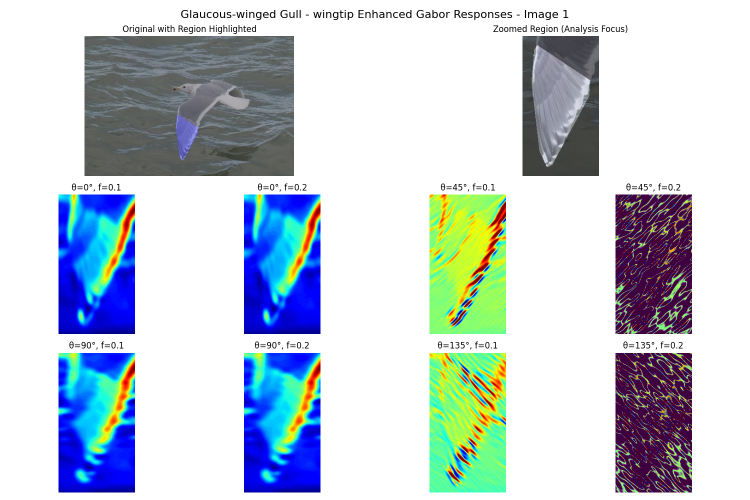
#> input picture Outputs/Results_Gabor_Enhanced/wingtip/gw_enhanced_gabor_response_1.png, 1500 x 1000 px, given as the content of the folder /Features_Analysis/dataset/Original_Images/Slaty_Backed_Gull, which was not available (shown at 1/2 size)
$ python image_normalization.py
#> lines starting #> are read from the running program, lines starting #| are printed output that depends on the picture; pictures that were not available may be replaced by others from this repository, and a replacement may not be noted
import os
import cv2
import numpy as np
import matplotlib.pyplot as plt

from Features_Analysis.config import GLAUCOUS_WINGED_IMG_DIR, SLATY_BACKED_IMG_DIR


##############################################################################
# BASIC FUNCTIONS
##############################################################################
def to_grayscale(image):
    """
    Ensures the image is in grayscale before processing.
    """
    if len(image.shape) == 3:
        return cv2.cvtColor(image, cv2.COLOR_BGR2GRAY)
    return image.copy()


##############################################################################
# NORMALIZATION FUNCTIONS (Per-Image Methods)
##############################################################################
def minmax_normalize(image):
    """
    Scales grayscale pixel intensities to [0, 255] using per-image Min-Max normalization.
    """
    gray = to_grayscale(image)
    min_val = np.min(gray)
    max_val = np.max(gray)
    norm = (gray - min_val) / (max_val - min_val + 1e-8)  # scale to [0,1]
    return (norm * 255).astype(np.uint8)


def zscore_normalize(image):
    """
    Standardizes grayscale pixel intensities (mean=0, std=1) then rescales them to [0,255].
    """
    gray = to_grayscale(image)
    mean, std = np.mean(gray), np.std(gray)
    zscored = (gray - mean) / (std + 1e-8)
    z_min, z_max = np.min(zscored), np.max(zscored)
    z_norm = (zscored - z_min) / (z_max - z_min + 1e-8)
    return (z_norm * 255).astype(np.uint8)


def hist_equalize(image):
    """
    Applies standard histogram equalization to a grayscale image.
    """
    gray = to_grayscale(image)
    return cv2.equalizeHist(gray)


def clahe_normalize(image):
    """
    Applies Contrast Limited Adaptive Histogram Equalization (CLAHE).
    """
    gray = to_grayscale(image)
    clahe = cv2.createCLAHE(clipLimit=2.0, tileGridSize=(8, 8))
    return clahe.apply(gray)


##############################################################################
# GLOBAL MIN-MAX NORMALIZATION FUNCTIONS
##############################################################################
def compute_global_minmax(image_list):
    """
    Computes the global minimum and maximum pixel values from a list of images.

    Parameters:
      image_list (list): A list of tuples (filename, image)

    Returns:
      tuple: (global_min, global_max)
    """
    global_min = float('inf')
    global_max = float('-inf')
    for fname, img in image_list:
        gray = to_grayscale(img)
        local_min = np.min(gray)
        local_max = np.max(gray)
        if local_min < global_min:
            global_min = local_min
        if local_max > global_max:
            global_max = local_max
    return global_min, global_max


def global_minmax_normalize(image, global_min, global_max):
    """
    Scales grayscale pixel intensities of an image to [0, 255] using global min and max values.

    Parameters:
      image (numpy.ndarray): Input image.
      global_min (float): Global minimum pixel value.
      global_max (float): Global maximum pixel value.

    Returns:
      numpy.ndarray: Normalized image.
    """
    gray = to_grayscale(image)
    norm = (gray - global_min) / (global_max - global_min + 1e-8)
    return (norm * 255).astype(np.uint8)


##############################################################################
# IMAGE LOADING FUNCTION
##############################################################################
def load_images(folder_path):
    """
    Loads all images from a given folder into a list of (filename, image).

    Returns:
      list: List of tuples (filename, image)
    """
    images = []
    for fname in sorted(os.listdir(folder_path)):
        fpath = os.path.join(folder_path, fname)
        if os.path.isfile(fpath):
            img = cv2.imread(fpath)
#> img is the input picture: shape (1000, 1500, 3); mean B, G, R 214.2, 205.8, 195
            if img is not None:
                images.append((fname, img))
    return images


##############################################################################
# MAIN SCRIPT
##############################################################################
def main():
    """
    1) Load images from the Slaty-Backed and Glaucous-Winged directories.
    2) Compute global min and max across all images.
    3) Compare different normalization methods (including global min-max) by
       displaying and saving a plot for each method.
    """

    # Load images from both folders
    slaty_images = load_images(SLATY_BACKED_IMG_DIR)  # list of (filename, image)
#> slaty_images = 1 item
    glaucous_images = load_images(GLAUCOUS_WINGED_IMG_DIR)  # list of (filename, image)
#> glaucous_images = 1 item

    # Combine images from both folders
    all_images = slaty_images + glaucous_images
#> all_images = 2 items
    if not all_images:
        print("No images found. Please check your folder paths.")
        return

    # Compute global min and max across all images
    global_min, global_max = compute_global_minmax(all_images)
#> the loop in compute_global_minmax, `for fname, img in image_list:` made 2 passes
#> (fname, local_min, local_max, global_min, global_max) on pass 1: ('gw_enhanced_gabor_response_1.png', 0, 255, 0, 255)
#> (fname, local_min, local_max) on pass 2: ('gw_enhanced_gabor_response_1.png', 0, 255)
#> pass 1, in compute_global_minmax, `gray = to_grayscale(img)`:
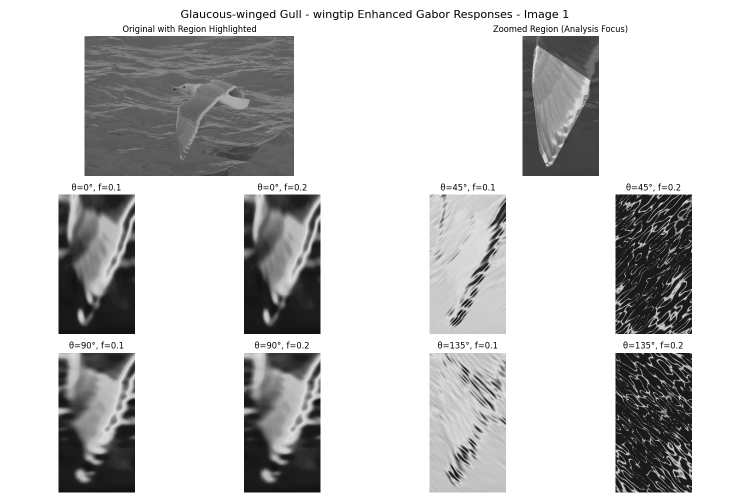
#> gray: shape (1000, 1500) (shown at 1/2 size); min 0, max 255, mean 203.6
#> after the loop in compute_global_minmax, `for fname, img in image_list:`: global_max = 255; global_min = 0
#> global_min = 0; global_max = 255
    print(f"Global minimum: {global_min}, Global maximum: {global_max}")
#| Global minimum: 0, Global maximum: 255

    # Define normalization methods including our new Global Min-Max
    normalization_methods = {
        "Greyscale": to_grayscale,
        "MinMax": minmax_normalize,
        "ZScore": zscore_normalize,
        "HistogramEqualization": hist_equalize,
        "CLAHE": clahe_normalize,
        "GlobalMinMax": lambda img: global_minmax_normalize(img, global_min, global_max)
    }

    # Create an output folder to store the comparison plots
    output_folder = "Outputs/Normalization_Comparison_All"
    if not os.path.exists(output_folder):
        os.makedirs(output_folder)

    # For each normalization method, create a single figure containing all images
    num_images = len(all_images)
#> num_images = 2
    cols = 5  # Adjust number of columns as needed
    rows = int(np.ceil(num_images / cols))
#> rows = 1

    for method_name, method_func in normalization_methods.items():
        fig = plt.figure(figsize=(4 * cols, 3 * rows))
        fig.suptitle(f"Normalization Method: {method_name}", fontsize=16)

        for i, (fname, img) in enumerate(all_images, start=1):
            ax = fig.add_subplot(rows, cols, i)
            norm_img = method_func(img)
            ax.imshow(norm_img, cmap='gray')
            ax.set_title(fname, fontsize=9)
            ax.axis('off')

        plt.tight_layout(rect=[0, 0, 1, 0.95])
        out_plot = os.path.join(output_folder, f"{method_name}_comparison.png")
        plt.savefig(out_plot, dpi=150)
        plt.close()
        print(f"Saved comparison plot for {method_name}: {out_plot}")
#> this loop made 6 passes
#> method_name on passes 1, 4, 5, 6: 'Greyscale', 'HistogramEqualization', 'CLAHE', 'GlobalMinMax'
#| Saved comparison plot for Greyscale: Outputs/Normalization_Comparison_All/Greyscale_comparison.png
#| Saved comparison plot for MinMax: Outputs/Normalization_Comparison_All/MinMax_comparison.png
#| Saved comparison plot for ZScore: Outputs/Normalization_Comparison_All/ZScore_comparison.png
#| Saved comparison plot for HistogramEqualization: Outputs/Normalization_Comparison_All/HistogramEqualization_comparison.png
#| Saved comparison plot for CLAHE: Outputs/Normalization_Comparison_All/CLAHE_comparison.png
#| Saved comparison plot for GlobalMinMax: Outputs/Normalization_Comparison_All/GlobalMinMax_comparison.png
#> pass 1, in main, `plt.savefig(out_plot, dpi=150)`:
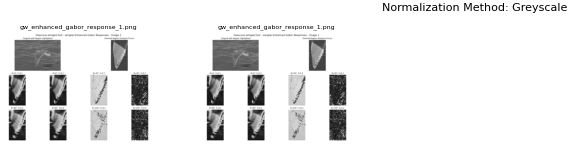
#> figure drawn by matplotlib, 2 panels
#> pass 2, in main, `plt.savefig(out_plot, dpi=150)`:
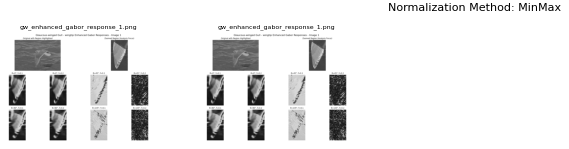
#> figure drawn by matplotlib, 2 panels

    print("\nAll normalization comparison plots saved in:", output_folder)
#| All normalization comparison plots saved in: Outputs/Normalization_Comparison_All


if __name__ == "__main__":
    main()
